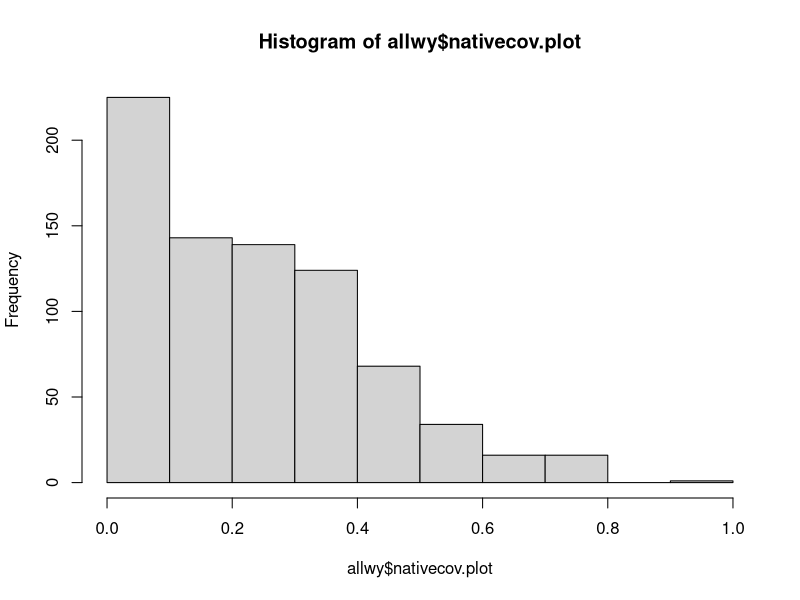
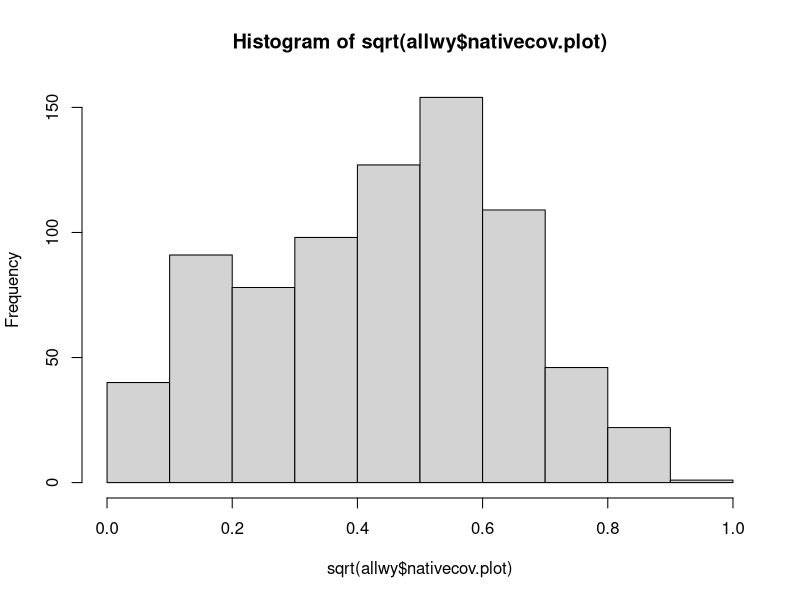

Source code (R) for these figures, in order: (Note: this script raises an error after producing the figures.)
#### Analysis of drought treatments, WY 
#### how does drought effect native species in the different seeded communities? with 
#### different community CWM traits? and/or with our distance from targets?
#### 2 Q's: Are DT communities more tolerant of drought than random? than FD? 

## packages
library(tidyverse)
library(lme4)
library(lmerTest)

## load in data, clean and modify columns
# WY
comp.wy <- read.csv("data/comp_wy_plot.csv") # Wyoming species comp data 
comp.wy <- comp.wy %>% filter(year != "2020") #remove pre-treatment data
#correct factor columns
#comp.wy$subplot <- as.factor(comp.wy$subplot)
comp.wy <- comp.wy %>% select(-drought)
#comp.wy$drought <- as.factor(comp.wy$drought)
comp.wy$year<-as.factor(comp.wy$year)
comp.wy$trt <- as.factor(comp.wy$trt)
comp.wy$block <- as.factor(comp.wy$block)
comp.wy <- comp.wy %>% mutate(trt = str_replace(trt, "^r$", "rand")) #make r match rand in cwm df
# comp.wy$nativecov <- comp.wy$nativecov/100  # make native live veg % a proportion to match CA data
# comp.wy$totalcov <- comp.wy$totalcov/100  # make native live veg % a proportion to match CA data

cwm.wy <- read.csv("data/cwm_wy(plot).csv")# Wyoming CWM data
cwm.wy$year <- as.factor(cwm.wy$year)
#make new sequence column
cwm.wy <- cwm.wy %>% mutate(yrorder = ifelse(year=="2021","1",
                                      ifelse(year=="2022","2",
                                      ifelse(year=="2023","3","0"))))
cwm.wy$yrorder <- as.numeric(cwm.wy$yrorder)
#add plot ID column (but give NA to target/predicted communities)
cwm.wy <- cwm.wy %>% 
  mutate(plot = paste(block, trt, year, sep = "."))
# cwm.wy <- cwm.wy %>% 
#   mutate(plot = ifelse(!is.na(subplot), paste(block, trt, subplot, sep = "."), NA))
cwm.wy <- cwm.wy %>% filter(year != "0") #remove predicted/target communities

cwm.wy <- cwm.wy %>% select(-c(rootdiam,veg)) #remove CWM rootdiam column to avoid confusion
cwmFD <- read.csv("data/cwm_raoq_wy(plot).csv") #add FD for traits that need it (rootdiam/veg)
cwmFD <- cwmFD %>% select(block,trt,year,drought,rootdiam,veg, full) #only columns we need
cwm.wy <- merge(cwm.wy,cwmFD, all.x=T)

# combine to master df (remove spp columns for now)
allwy <- merge(comp.wy[,-c(5:60)],cwm.wy, by=c("year","trt","block"))
allwy$trt <- as.factor(allwy$trt)

# also combine CWM_distances dataframe to master df 
wydist <- read.csv("data/cwm_maxdistances_wy(plot).csv")
wydist <- wydist %>% select(-X) #%>% filter(trt.b.sub.y!="target")
#break apart distances ID to make wider and merge together
wydist <- separate(wydist, trt.b.y, into = c("trt", "block", "year"), sep = "\\.")
wydist <- wydist %>% mutate(trt = str_replace(trt, "^r$", "rand")) #make r match rand in cwm df

allwy <- merge(allwy,wydist, by=c("year","trt","block"), all.x=T)
allwy$trt <- as.factor(allwy$trt)
allwy$block <- as.factor(allwy$block)
allwy$year <- as.factor(allwy$year)
#allwy$subplot <- as.factor(allwy$subplot)
allwy$drought <- as.factor(allwy$drought)

### how many WY 2022+2023 data need to be dropped from CWM calculations 
subvalid <- comp.wy %>% group_by(block,trt,year) %>%
  mutate(propnative = nativecov.plot/totcov.plot*100) %>% 
  filter(propnative < 80)
table(subvalid$year)
(17+132)/(512*3)*100 # only 10% total observation to remove
allwy <- allwy %>% 
  mutate(propnative = nativecov.plot/totcov.plot*100)

## Ensure levels are correctly compared in models
allwy$trt <- relevel(allwy$trt, ref = "rand") #make random communities the reference level
allwy$drought <- relevel(allwy$drought, ref = "cntl") #make ambient precip the reference level
#for vizuals
droughtcolswy <- c("cntl"="skyblue", "drt"="tomato") #create variable for color

### data summary
# look at response variable in each dataset
# WY
hist(allwy$nativecov.plot) # native cover in WY is left skewed (extremely not normal)
hist(sqrt(allwy$nativecov.plot)) # good transformation for normalizing data
shapiro.test(sqrt(allwy$nativecov.plot)) #still not quite normal, but better
allwy <- allwy %>% 
  mutate(nativecov_tran = sqrt(nativecov.plot))

#### remove all plots where CWM could not be validly calculated
suballwy <- allwy %>% filter(propnative >= 80)

#### Linear models of native cover ~ treatments:
#### (unsebsetted data could be used for this model)
### Cover-only model (fullest model):
#m0.wy <- lmer(nativecov_tran ~ trt * drought + (1 | year) + (1 | block) + (1|plot), data = suballwy)
#summary(m0.wy) # plot can account for plot effect
### current cover-only model:
m1.wy <- lmer(nativecov_tran ~ trt * drought + (1 | year) + (1 | block), data = suballwy)
summary(m1.wy) 
#anova(m0.wy,m1.wy) 
## plot does not improve model statistically, may want to retain to account for design,
## but removing for now since it encapsulates very little variance.

### current cover-only model:
m1.wy <- lmer(nativecov_tran ~ trt * drought + (1 | year) + (1 | block), data = suballwy)
summary(m1.wy) # plot can account for plot effect
anova(m1.wy) #all effects sig.
emm.wy <- emmeans(m1.wy, c("trt","drought"))
pairs(emm.wy)
#view
ggplot(suballwy, aes(y=nativecov_tran,x=trt,fill=drought))+
  geom_boxplot()+
  scale_fill_manual(values=droughtcols)# +
  facet_wrap(~year)

### CWM trait model: (individual models only right now)
### These models show how CWM effected the relationship with an environmental
### variable across the whole site
#ldmc model
m2ldmc.wy <- lmer(nativecov_tran ~ ldmc * drought + (1 | year) + (1 | block), data = suballwy)
summary(m2ldmc.wy) 
anova(m2ldmc.wy) #all important important
emm.ca <- emmeans(m2ldmc.wy, c("ldmc","drought"))
pairs(emm.ca)
#view
ggplot(suballwy, aes(y=nativecov_tran,x=ldmc,color=drought))+
  geom_point()+
  geom_smooth(method = "lm")+
  scale_color_manual(values=droughtcols)+
  xlim(-.8,1.5) + #remove outlier?
  facet_wrap(~year)
#compare
anova(m1.wy,m2ldmc.wy) #Equivalent fit as model with seeding
#lop model
m2lop.wy <- lmer(nativecov_tran ~ lop * drought + (1 | year) + (1 | block), data = suballwy)
summary(m2lop.wy) 
anova(m2lop.wy) #all sig.
emm.ca <- emmeans(m2lop.wy, c("lop","drought"))
pairs(emm.ca)
#view
ggplot(suballwy, aes(y=nativecov_tran,x=lop,color=drought))+
  geom_point()+
  geom_smooth(method = "lm")+
  scale_color_manual(values=droughtcols)+
  facet_wrap(~year)
#compare
anova(m1.wy,m2lop.wy) #Better than seeding trt alone!
anova(m2ldmc.wy,m2lop.wy) #same as ldmc? lop has slightly lower AIC
#rootdiam model
suballwy$rootdiam <- normalize(suballwy$rootdiam) # normalize FD
m2rd.wy <- lmer(nativecov_tran ~ rootdiam * drought + (1 | year) + (1 | block), data = suballwy)
summary(m2rd.wy) 
anova(m2rd.wy) #all sig.
emm.ca <- emmeans(m2rd.wy, c("rootdiam","drought"))
pairs(emm.ca)
#view
ggplot(suballwy, aes(y=nativecov_tran,x=rootdiam,color=drought))+
  geom_point()+
  geom_smooth(method = "lm")+
  scale_color_manual(values=droughtcols)+
  facet_wrap(~year)
#compare
anova(m1.wy,m2rd.wy) #Better than seeding trt alone!
anova(m2ldmc.wy,m2rd.wy) #same as ldmc? rd has slightly lower AIC
anova(m2lop.wy,m2rd.wy) #same as lop? rd has slightly lower AIC
### Multivariate traits model/ value?

suballwy$full <- normalize(suballwy$full) # normalize FD
m2rd.wy <- lmer(nativecov_tran ~ rootdiam * drought + (1 | year) + (1 | block), data = suballwy)
summary(m2rd.wy) 
anova(m2rd.wy) #all sig.
emm.ca <- emmea

### CWM distance model: 
## trt can be dropped
m3.wy <- lmer(nativecov_tran ~ trt * distdt * drought + (1 | year) + (1 | block), data = suballwy)
summary(m3.wy)
anova(m3.wy) #all sig! (except drought alone)
emm.wy <- emmeans(m3.wy, c("trt","drought","distdt") )
pairs(emm.wy,  at = list(distdt = 0.58))
contrast(emm.wy,simple=)

difflsmeans(m3.wy, at = list(distdt = 0.58))

#testing with daniel
glht(m3.wy, mcp(trt="Tukey", ))
multcomp::cdl(m3.wy, c("trt","drought","distdt"))
cld(m3.wy, c("trt","drought","distdt"))

#testing emmeasns
emm.wy <- emmeans(m3.wy, ~trt * distdt * drought)#,c("trt","drought","distdt"))
cld1 <- cld(emm.wy,adjust="sidak", Letters=letters)

### define coefficients of linear function directly
K <- diag(length(coef(m3.wy)))[-1,]
rownames(K) <- names(coef(m3.wy))[-1]
K 
### set up general linear hypothesis
glht(m3.wy, linfct = K)



#view
ggplot(suballwy, aes(y=nativecov,x=dist,color=trt))+
  #geom_point()+
  geom_smooth(method = "lm")+
  #scale_color_manual(values=droughtcolswy)+
facet_grid(~drought)
#compare
anova(m1.wy,m3.wy) #Better than seeding trt alone!
anova(m2rd.ca,m3.ca) #Better than and CWM trait alone! (except rootdiam is close)
#when not including trt w/ dist*water is a strong model
#water is highly correlated with out ability to hit our targets




#figures to easily view three-way interaction (one uses trt as x-axis, th other uses dist)
library(ggeffects)
x <- ggpredict(m3.wy,c("dist [all]","trt","drought")) #all smooths lines
wy_threeway <- plot(x, alpha = .1, show_title = F)+
  labs(y="cover native species", x="Euclidian distance from target", col="seeding trt")+
  theme_classic()
x <- ggpredict(m3.wy,c("trt","dist","drought")) #all smooths lines
plot(x)+
  theme_classic()

#save some for presentation 1/19
#CWM models
#lma
leafn.p <- ggplot(suballwy, aes(y=nativecov,x=leafn,color=drought))+
  geom_point(alpha=.3, pch=20)+
  geom_smooth(method = "lm")+
  scale_color_manual(values=droughtcolswy)+
  labs(y="cover native species")+
  theme_classic()
  #xlim(-.5,1.5) #+ #remove outlier?
#seedmass
srl.p <- ggplot(suballwy, aes(y=nativecov,x=srl,color=drought))+
  geom_point(alpha=.3, pch=20)+
  geom_smooth(method = "lm")+
  scale_color_manual(values=droughtcolswy)+
  labs(y="")+
  theme_classic()+
  facet_wrap(~year)
#rootdiam
veg.p<- ggplot(suballwy, aes(y=nativecov,x=rootdiam,color=drought))+
  geom_point(alpha=.3, pch=20)+
  geom_smooth(method = "lm")+
  scale_color_manual(values=droughtcolswy)+
  labs(y="")+
  theme_classic()+
  facet_wrap(~year)

#alltogether
library(patchwork)
tiff("figures/drought models/drought_cwm_wy.tiff", res=400, height = 4,width =6, "in",compression = "lzw")
wy_threeway / (ldmc.p + lop.p + rd.p + plot_layout(guides = 'collect')) 
dev.off()

###for 1/19

#with dan and jen
m3.wy.y <- lmer(nativecov_tran ~ lop* ldmc*distdt * drought +(1|year)+ (1 | block), data = suballwy)

x <- ggpredict(m3.wy.y,c("ldmc [all]","drought","lop","distdt"), type = "re") #all smooths lines
x <- ggpredict(m3.wy,c("distdt [all]","drought","trt"), type = "re") #all smooths lines
plot(x, alpha = .1, show_title = F)+
  labs(y="cover native species", x="Euclidian distance from target", col="drought trt")+
  #scale_color_manual(values=c("darkblue","red4"))+
  #theme_classic()


x <- ggpredict(m3.wy,c("dist [all]","drought","trt"), type = "re") #all smooths lines
tiff("figures/drought models/drought_mod_wy.tiff", res=400, height = 4,width =5, "in",compression = "lzw")
plot(x, alpha = .1, show_title = F)+
  labs(y="cover native species", x="Euclidian distance from target", col="drought trt")+
  scale_color_manual(values=c("darkblue","red4"))+
  theme_classic()
dev.off()
m3.ca <- lmer(sqrt(native.cover) ~ trt * dist * drought + (1 | Year), data = suballca)
capture.output(anova(m3.wy)[,c(3,5,6)], file="test.doc") #cov effected by drought, and dist:drought int.
emm.ca <- emmeans(m3.wy, c("dist","trt","drought"))#,"dist"))
?pairs(emm.wy,simple="drought") #at an average distance from target how does cover vary as a result of the other vars
emmeans(m3.wy,pairwise~"trt","drought")
contrast(emm.ca)
test(emmeans(m3.ca, pairwise ~drought*trt*dist, at = list(dist = 0)))
test(emmeans(m3.ca, pairwise ~drought*dist, at = list(dist = .36)))
test(emmeans(m3.ca, pairwise ~drought*dist, at = list(dist = 1)))

###CWM figs
tiff("figures/drought models/drought_cwm_wy.tiff", res=400, height = 2,width =7, "in",compression = "lzw")
(leafn.p + srl.p + veg.p + plot_layout(guides = 'collect')) 
dev.off()
capture.output(anova(m2ldmc.wy)[,c(3,5,6)], file="test.doc") #cov effected by drought, and dist:drought int.
capture.output(anova(m2lop.wy)[,c(3,5,6)], file="test.doc") #cov effected by drought, and dist:drought int.
capture.output(anova(m2rd.wy)[,c(3,5,6)], file="test.doc") #cov effected by drought, and dist:drought int.


#### for 2/2 ###
tiff("figures/drought models/drought_mod_wy.tiff", res=400, height = 3,width =6, "in",compression = "lzw")
x <- ggpredict(m3.wy,c("trt","distdt","drought")) 
plot(x)+
  labs(x="seeding treatment", 
       y="absolute cover native species",
       title=" ")
#theme_classic()
dev.off()

#CWM's and FD
#CWM models
ldmc <- ggplot(suballwy, aes(y=nativecov.plot,x=ldmc,color=drought))+
  geom_point(alpha=.3, pch=20)+
  geom_smooth(method = "lm")+
  scale_color_manual(values=droughtcolswy)+
  labs(y=" ")+
  theme(legend.position = "none")+
  #facet_wrap(~year)+
  theme_classic()
#xlim(-.5,1.5) #+ #remove outlier?
srl <- ggplot(suballwy, aes(y=nativecov.plot,x=lop, color=drought))+
  geom_point(alpha=.3, pch=20)+
  geom_smooth(method = "lm")+
  scale_color_manual(values=droughtcolswy)+
  labs(y="")+
  theme_classic()#+
  facet_wrap(~year)
rd <- ggplot(suballwy, aes(y=nativecov.plot,x=rootdiam,color=drought))+
  geom_point(alpha=.3, pch=20)+
  geom_smooth(method = "lm")+
  scale_color_manual(values=droughtcolswy)+
  labs(y="", x="FD rootdiam")+
  theme_classic()#+
  facet_wrap(~year)
fd <- ggplot(suballwy, aes(y=nativecov.plot,x=full,color=drought))+
  geom_point(alpha=.3, pch=20)+
  geom_smooth(method = "lm")+
  scale_color_manual(values=droughtcolswy)+
  labs(y="", x="FD")+
  theme_classic()#+
  facet_wrap(~year)
#save
library(ggpubr)
tiff("figures/drought models/drought_CWM_wy.tiff", res=400, height = 4,width =8, "in",compression = "lzw")
annotate_figure(ggarrange(ldmc,srl,rd,fd, nrow=2, ncol=2, common.legend = T), 
                left ="absolute cover native species")
dev.off()
